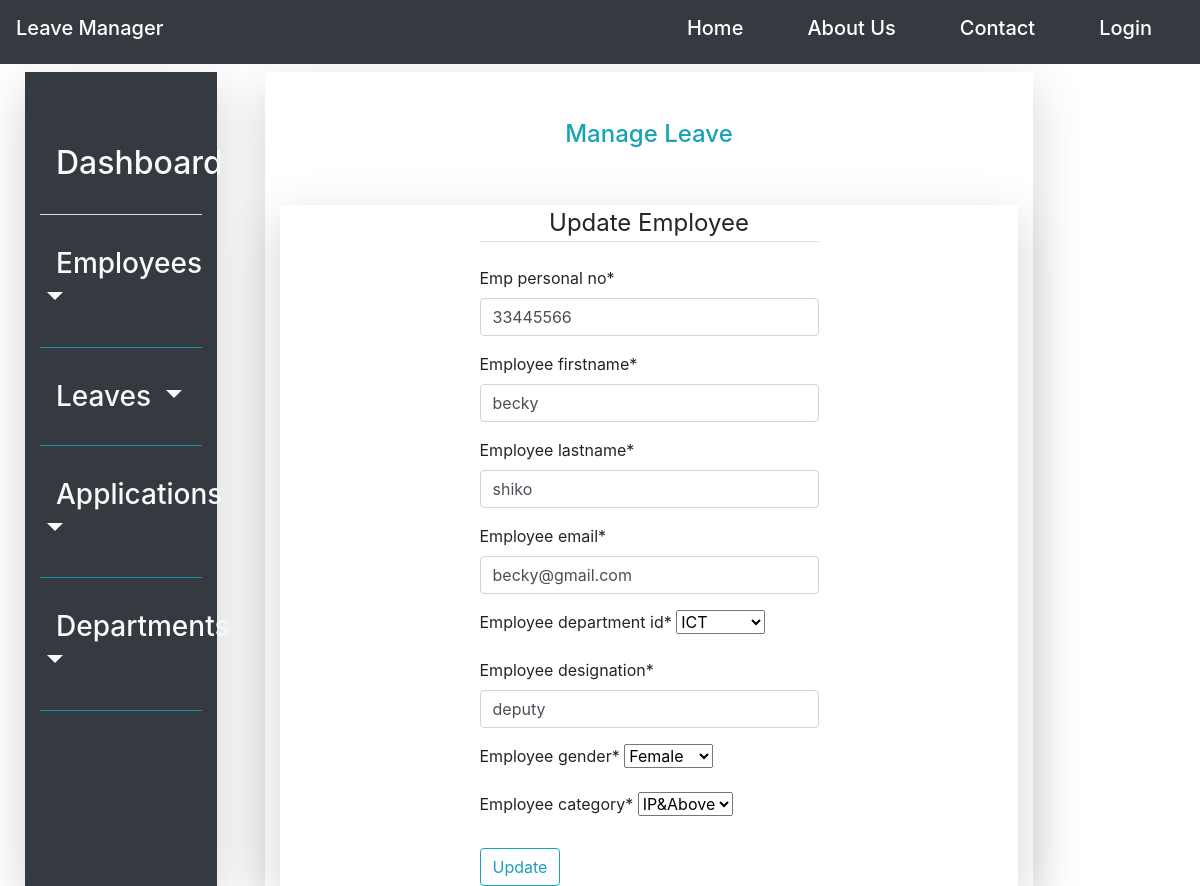
The page /employee/update/33445566 on the database its author committed.
### leave_management_app/models.py (models this page shows, shortened)
class Employee(models.Model):
    user = models.ForeignKey(User, null=True, on_delete=models.SET_NULL)
    emp_personal_no = models.CharField(max_length=20, primary_key=True)
    employee_firstname = models.CharField(max_length=20)
    employee_lastname = models.CharField(max_length=20)
    employee_email = models.EmailField()
    employee_department_id = models.ForeignKey(Department, on_delete=models.CASCADE, null=True)
    employee_designation = models.CharField(max_length=6)
    employee_gender = models.CharField(choices=gender, max_length=6)
    employee_category = models.CharField(choices=employee_category_list, max_length=10)
    date_created = models.DateTimeField(default=timezone.now)
    date_employed = models.DateField(default=timezone.now)
    is_active = models.BooleanField(default=True)

### leave_management_app/views.py (the view, shortened to what this page needs)
# urls.py: path('employee/update/<int:pk>', EmployeeUpdateView.as_view(), name='employee_update'),
class EmployeeUpdateView(UpdateView):
    model = Employee
    fields = ['emp_personal_no', 'employee_firstname', 'employee_lastname',
              'employee_email', 'employee_department_id',
              'employee_designation', 'employee_gender', 'employee_category']

### leave_management_app/models.py (called while the page is built)
    def __str__(self):
        return self.department_name

### leave_management_app/templates/leave_management_app/employee_form.html (shortened to what this page needs)
{%extends 'leave_management_app/base.html'%}
{%load crispy_forms_tags%}
{%block content%}
<div class="row p-4" style="height: 95vh; width: 100%; background-color: white; background-attachment: fixed;">
    {%block navbar%}
        {%include 'navigation/sidenav.html'%}
    {%endblock navbar%}
	<div class="col-lg-8 mt-3 ml-5 shadow-lg content-align-center">
		 <div class="py-5 text-center"><label class="text-info h4">Manage Leave</label></div>
		  <div class="container-fluid">
			  <div class="row shadow-lg justify-content-center">
				  <div class="col-md-6">
					<form method="POST">
						<fieldset class="from-group">
							<legend class="border-bottom mb-4 text-center">Update Employee</legend>
							{{form|crispy}}
						</fieldset>
						<div class="from-group">
							<button class="btn btn-outline-info mt-2" type="submit">Update</button>
						</div>
					</form>
				  </div>
			  </div>
		  </div>
	</div>
</div>
{%endblock content%}

### rows shown on the page
Employee: emp_personal_no "33445566", employee_firstname "becky", employee_lastname "shiko", employee_email "becky@gmail.com", employee_department_id "ICT", employee_designation "deputy", employee_gender "Female", employee_category "IP&Above"
